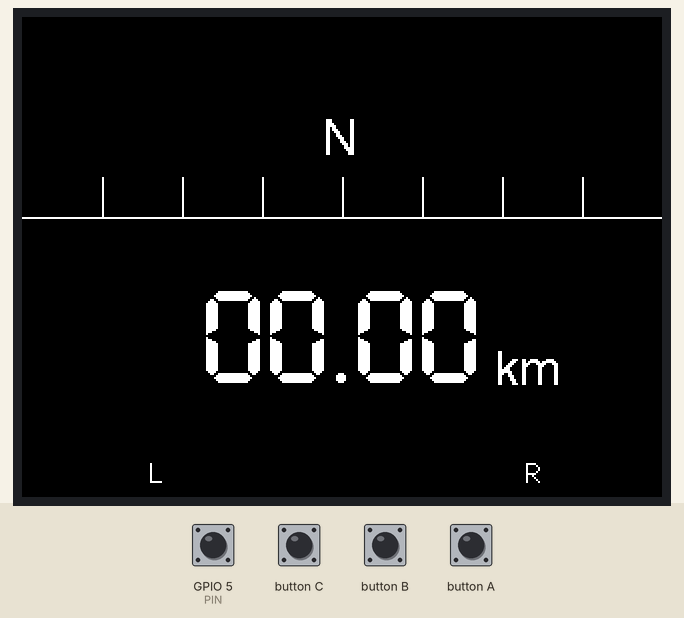
A sketch run on a simulated ESP32. Shown: 320×240 colour display. The inputs (shaded band) are chosen by the test bench; at power-on: GPIO 5 (PIN) HIGH. Nothing arrives over Bluetooth unless stated; a phone connects over Bluetooth LE 3 s after start; what the sketch prints to the serial monitor is not drawn.

Above: at 1.3 s.
1.4 s: GPIO 5 (PIN) pulled LOW for 1 s
At 3.4 s:
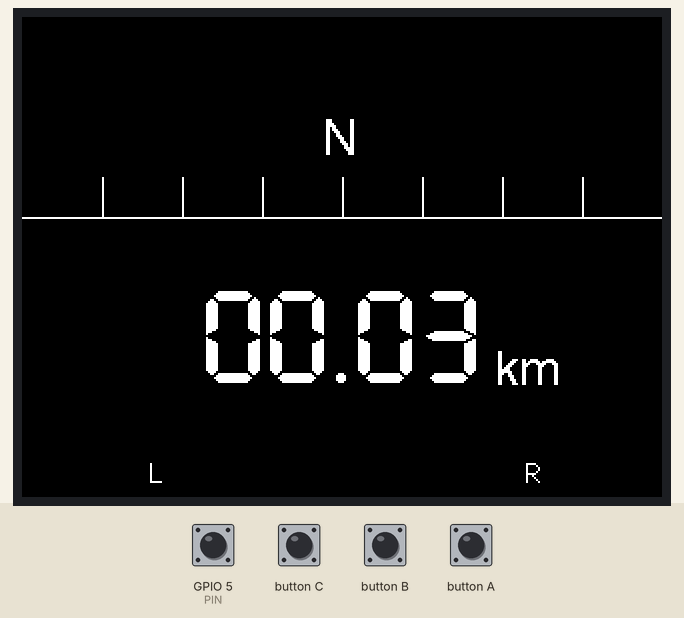
3.9 s: button C pressed for 0.15 s
At 4.8 s:
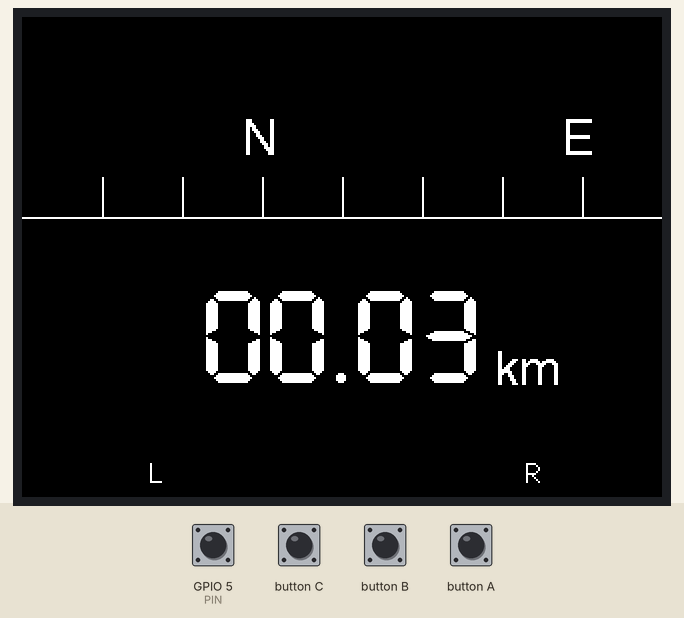
5.5 s: GPIO 5 (PIN) pulled LOW for 0.15 s
At 6.7 s:
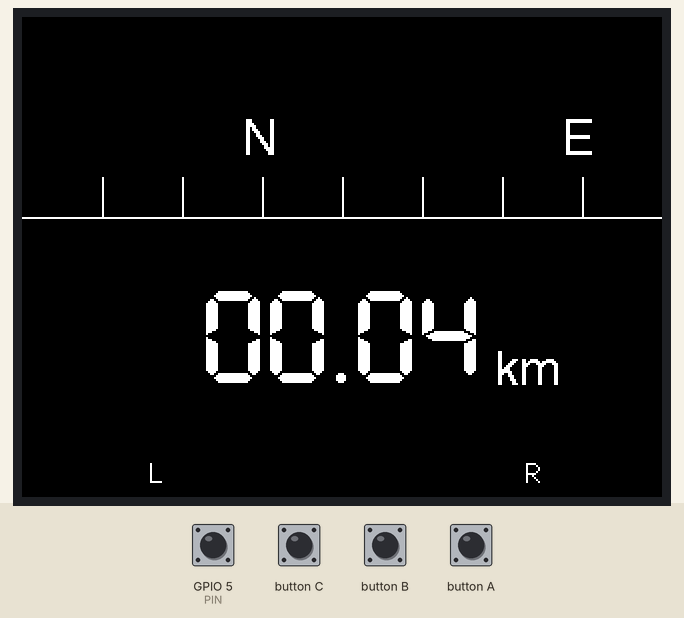
7.1 s: button A pressed for 0.15 s
At 8.3 s:
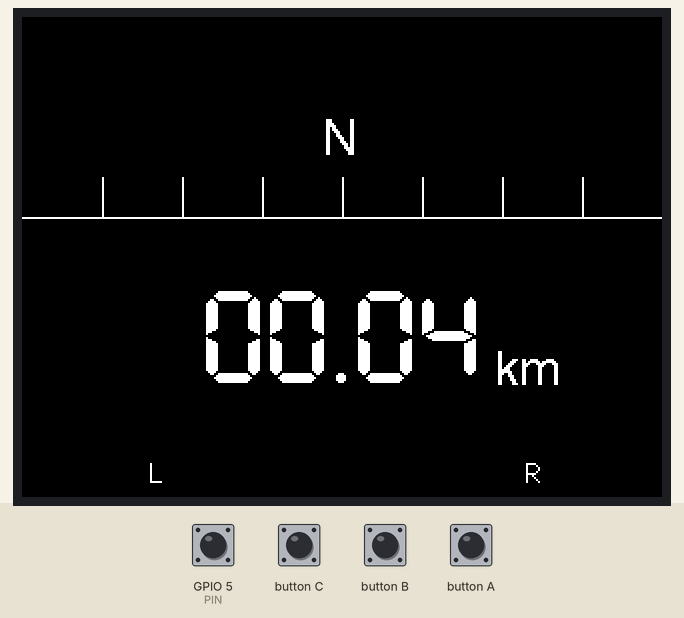
8.7 s: button A pressed for 1 s
At 9.7 s:
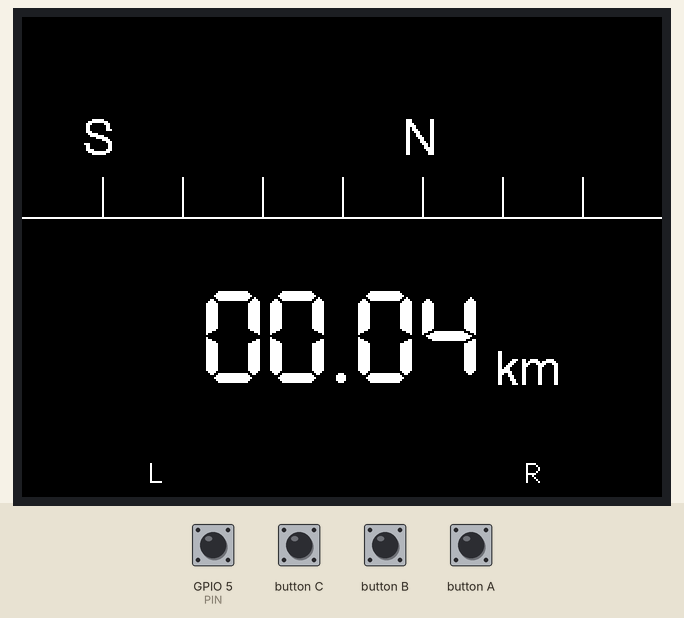
Timing chart, 0 to 11.7 s (numbered marks = the images above; inputs shaded):
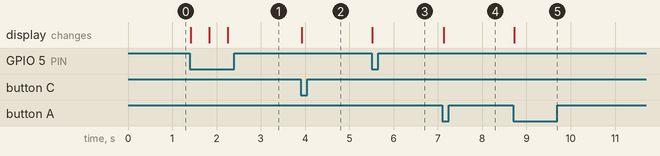

Measured:
- after the input at 1.4 s, the display: first changes at once (image 1 shows a later state)
- after the input at 3.9 s, the display: changes at once (image 2)
- after the input at 5.5 s, the display: changes at once (image 3)
- after the input at 7.1 s, the display: changes at once (image 4)
- after the input at 8.7 s, the display: changes at once (image 5)

The sketch:

IndoorBike.ino
```cpp
/**
 * @file IndoorBike.ino
 * @brief Virtual Location エアロバイク側モジュール
 * @author Watanabe Toshinori
 * @date 2020/05/30
 */

#include <M5Stack.h>
#include <BLEDevice.h>
#include <BLEServer.h>
#include <BLEUtils.h>
#include <BLE2902.h>

// オーディオジャックと接続したPIN
const int PIN = 5;

// BLE設定
const char *localName = "VirtualLocation";
const char *serviceUUID = "edeccb55-86b6-4ef2-8711-9cb7c0d3f6a0";
const char *characteristicUUID = "b44924cc-83d8-4376-81f5-6b80e5654768";

// ペダル1回転あたりの距離
const float perDistance = 0.006;
// 最大値
const float maxDistance = 99.99;

// 通知用のBLEキャラクタリスティック
BLECharacteristic *characteristic;

// BLEの端末接続状態
bool isDeviceConnected = false;

// 方向
int heading = 0;

// 距離
float distance = 0.0;

// 現在の表示値
char distanceValue[6];

/**
 * M5Stackのセットアップ
 */
void setup(){
  M5.begin();

  // PINをプルアップに設定
  pinMode(PIN, INPUT_PULLUP);

  // BLEの初期化
  initializeBLE();

  M5.Lcd.setTextColor(WHITE);

  // コンパス
  M5.Lcd.drawLine(280, 80, 280, 100, WHITE);
  M5.Lcd.drawLine(240, 80, 240, 100, WHITE);
  M5.Lcd.drawLine(200, 80, 200, 100, WHITE);
  M5.Lcd.drawLine(160, 80, 160, 100, WHITE);
  M5.Lcd.drawLine(120, 80, 120, 100, WHITE);
  M5.Lcd.drawLine(80, 80, 80, 100, WHITE);
  M5.Lcd.drawLine(40, 80, 40, 100, WHITE);
  M5.Lcd.drawString("N", 150, 50, 4);

  // 中央線
  M5.Lcd.drawLine(0, 100, 320, 100, WHITE);


  // 距離
  M5.Lcd.drawString("00.00", 90, 136, 7);
  M5.Lcd.drawString("km", 236, 165, 4);

  // ボタン
  M5.Lcd.drawString("L", 64, 220, 2);
  M5.Lcd.drawString("R", 252, 220, 2);
}

/**
 * M5Stackのループ
 */
void loop() {
  M5.update();

  if (M5.BtnA.wasPressed()) {
    // Aボタンで西側へ向きを変える
    heading -= 1;
    if (heading < 0) {
      heading = 15;
    }
    updateCompass();

    if (isDeviceConnected) {
      notifyHeading();
    }
  }

  if (M5.BtnC.wasPressed()) {
    // Cボタンで東側へ向きを変える
    heading += 1;
    if (heading > 15) {
      heading = 0;
    }
    updateCompass();

    if (isDeviceConnected) {
      notifyHeading();
    }
  }

  int value = digitalRead(PIN);
  if (value == LOW) {
    // エアロバイクを回転すると通電する

    distance = min(distance + perDistance, maxDistance);
    updateDistance();

    if (isDeviceConnected) {
      notifyDistance();
    }

    delay(200);
  }

}

/**
 * BLEのコールバック
 */
class ServerCallbacks: public BLEServerCallbacks {

    void onConnect(BLEServer* pServer) {
      isDeviceConnected = true;
    }

    void onDisconnect(BLEServer* pServer) {
      isDeviceConnected = false;

      // 一定時間待ってからアドバタイジングを再開
      delay(500);
      pServer->startAdvertising();
    }

};

/**
 * BLEを初期化します
 */
void initializeBLE() {
  // デバイスを作成
  BLEDevice::init(localName);

  // サーバーを作成
  BLEServer* server = BLEDevice::createServer();
  server->setCallbacks(new ServerCallbacks());

  // サービスを作成
  BLEService* service = server->createService(serviceUUID);

  // 通知用のキャラクタリスティックを作成
  characteristic = service->createCharacteristic(
                          characteristicUUID,
                          BLECharacteristic::PROPERTY_NOTIFY
                        );

  characteristic->addDescriptor(new BLE2902());

  // サービスを開始
  service->start();

  // アドバタイジングを開始
  server->getAdvertising()->start();
}

/**
 * コンパスの表示を更新します
 */
void updateCompass() {

  M5.Lcd.fillRect(0, 0, 320, 80, BLACK);

  switch(heading) {
    case 0:
      M5.Lcd.drawString("N", 150, 50, 4);
      break;
    case 1:
      M5.Lcd.drawString("N", 110, 50, 4);
      M5.Lcd.drawString("E", 270, 50, 4);
      break;
    case 2:
      M5.Lcd.drawString("N", 70, 50, 4);
      M5.Lcd.drawString("E", 230, 50, 4);
      break;
    case 3:
      M5.Lcd.drawString("N", 30, 50, 4);
      M5.Lcd.drawString("E", 190, 50, 4);
      break;
    case 4:
      M5.Lcd.drawString("E", 150, 50, 4);
      break;
    case 5:
      M5.Lcd.drawString("E", 110, 50, 4);
      M5.Lcd.drawString("W", 270, 50, 4);
      break;
    case 6:
      M5.Lcd.drawString("E", 70, 50, 4);
      M5.Lcd.drawString("W", 230, 50, 4);
      break;
    case 7:
      M5.Lcd.drawString("E", 30, 50, 4);
      M5.Lcd.drawString("W", 190, 50, 4);
      break;
    case 8:
      M5.Lcd.drawString("W", 150, 50, 4);
      break;
    case 9:
      M5.Lcd.drawString("W", 110, 50, 4);
      M5.Lcd.drawString("S", 270, 50, 4);
      break;
    case 10:
      M5.Lcd.drawString("W", 70, 50, 4);
      M5.Lcd.drawString("S", 230, 50, 4);
      break;
    case 11:
      M5.Lcd.drawString("W", 30, 50, 4);
      M5.Lcd.drawString("S", 190, 50, 4);
      break;
    case 12:
      M5.Lcd.drawString("S", 150, 50, 4);
      break;
    case 13:
      M5.Lcd.drawString("S", 110, 50, 4);
      M5.Lcd.drawString("N", 270, 50, 4);
      break;
    case 14:
      M5.Lcd.drawString("S", 70, 50, 4);
      M5.Lcd.drawString("N", 230, 50, 4);
      break;
    default:
      M5.Lcd.drawString("S", 30, 50, 4);
      M5.Lcd.drawString("N", 190, 50, 4);
  }
}

/**
 * 距離の表示を更新します
 */
void updateDistance() {
  char buffer[6];
  sprintf(buffer, "%05.2f", distance);

  if (strcmp(distanceValue, buffer) != 0) {
    strncpy(distanceValue, buffer, 6);
    M5.Lcd.fillRoundRect(90, 136, 140, 110, 10, BLACK);
    M5.Lcd.drawString(distanceValue, 90, 136, 7);
  }
}

/**
 * BLEで向きを送信します
 */
void notifyHeading() {
  char json[18];
  sprintf(json, "{\"heading\": %d}", heading);
  characteristic->setValue(json);
  characteristic->notify();

  Serial.println(json);
}

/**
 * BLEで距離を送信します
 */
void notifyDistance() {
  char json[24];
  sprintf(json, "{\"delta\": %lu}", millis());
  characteristic->setValue(json);
  characteristic->notify();

  Serial.println(json);
}
```
